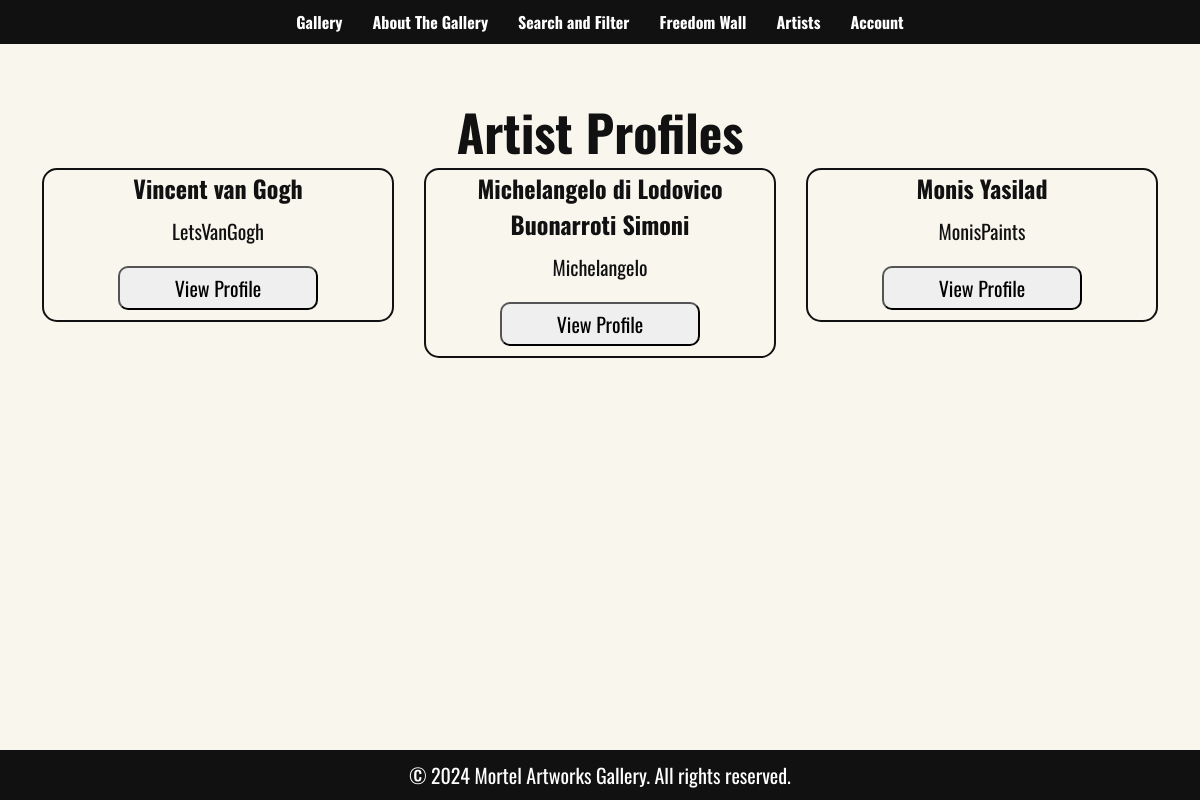
The app's page /all_artist_profile.php with its own data.
### tables this page shows
CREATE TABLE `artists` (
  `artist_name` varchar(50) NOT NULL,
  `artist_id` varchar(50) NOT NULL,
  `artist_email` varchar(50) NOT NULL,
  `artist_password` varchar(50) NOT NULL
);

### all_artist_profile.php (the view, shortened to what this page needs)
<?php
    require 'config.php';
    $stmt = $pdo->query('SELECT * FROM artists');
?>
<!DOCTYPE html>
<html lang="en">
<head>
    <link rel="stylesheet" href="styles.css">
</head>
<body>
    <header>
        <nav>
            <ul>
                <li><a href="index.php">Gallery</a></li>
                <li><a href="aboutthegallery.php">About The Gallery</a></li>
                <li><a href="search_filter.php">Search and Filter</a></li>
                <li><a href="freedomwall.php">Freedom Wall</a></li>
                <li><a href="all_artist_profile.php">Artists</a></li>
                <li><a href="account.php">Account</a></li>
            </ul>
        </nav>
    </header>
    <main>
        <h1 class = "body_text">Artist Profiles</h1>
        <div class="display_grid">
        <?php while ($row = $stmt->fetch()): ?>
                <div class="item_frame">
                    <h2 class="body_text"><?php echo htmlspecialchars($row['artist_name']); ?></h2>
                    <p class="body_text"><?php echo htmlspecialchars($row['artist_id']); ?></p>
                    <form action="artist_profile.php" method="POST">
                        <button type="submit">View Profile</button>
                    </form>
                </div>
            <?php endwhile; ?>
        </div>
    </main>
    <footer>
        <p>&copy; 2024 Mortel Artworks Gallery. All rights reserved.</p>
    </footer>
</body>
</html>

### styles.css (style rules this page uses)
body { min-height: 100vh; display: flex; flex-direction: column; margin: 0; font-family: "Oswald", sans-serif; background-color: #F9F6EE; color: #fff;; }
header { background-color: #111; padding: 10px 0; }
nav ul { list-style-type: none; padding: 0; margin: 0; display: flex; justify-content: center; }
nav ul li { margin: 0 15px; }
nav ul li a { color: #fff; text-decoration: none; font-weight: bold; }
button { font-family: "Oswald", sans-serif; font-size: 20px; margin: 10px; padding: 5px; width: 200px; border-radius: 10px; vertical-align: middle; box-sizing: border-box; }
main { text-align: center; padding: 50px 20px; }
footer { text-align: center; background-color: #111; width: 100%; position: fixed; bottom: 0pt; }
h1 { font-size: 50px; margin: 0; padding: 0; }
h2 { margin: 0px; }
p { font-size: 20px; margin: 10px; padding: 0; }
.body_text { font-family: "Oswald", sans-serif; color: #111; padding: 0; }
.display_grid { display: -webkit-box; display: -ms-flexbox; display: flex; -webkit-box-align: start; -ms-flex-align: start; align-items: flex-start; -ms-flex-wrap: wrap; flex-wrap: wrap; padding-bottom: 50px; justify-content: center; }
.item_frame { -ms-flex-preferred-size: calc(30% - 30px); flex-basis: calc(30%); margin: 0 15px 30px; overflow: hidden; border: 2px solid #111; border-radius: 15px; }

### records on screen
artists: artist_name "Vincent van Gogh", artist_id "LetsVanGogh"
artists: artist_name "Michelangelo di Lodovico Buonarroti Simoni", artist_id "Michelangelo"
artists: artist_name "Monis Yasilad", artist_id "MonisPaints"
